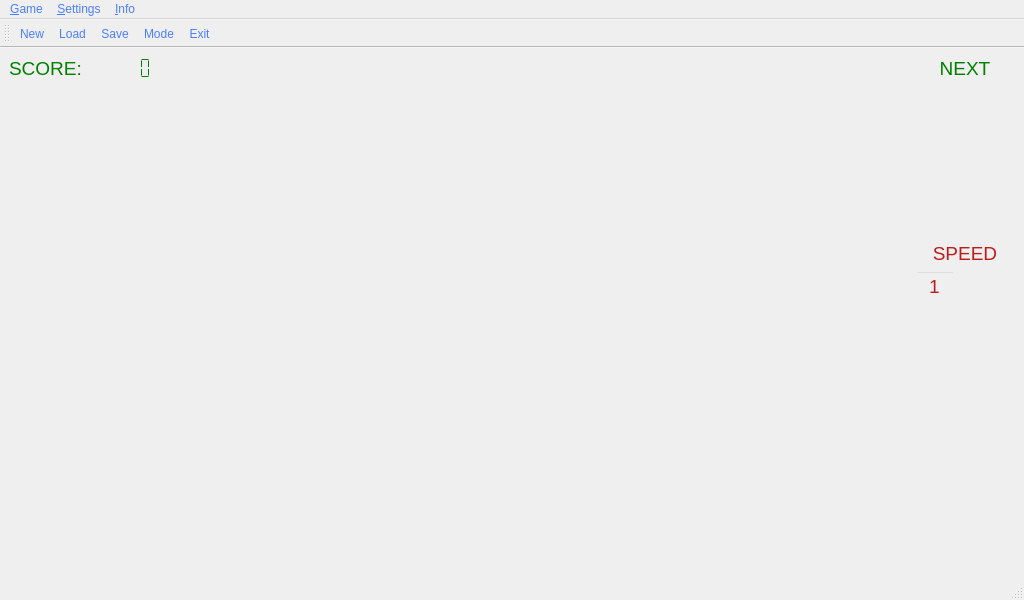
<?xml version="1.0" encoding="UTF-8"?>
<ui version="4.0">
 <class>MainWindow</class>
 <widget class="QMainWindow" name="MainWindow">
  <property name="geometry">
   <rect>
    <x>0</x>
    <y>0</y>
    <width>1024</width>
    <height>600</height>
   </rect>
  </property>
  <property name="windowTitle">
   <string>MyTetris</string>
  </property>
  <property name="windowIcon">
   <iconset resource="Resurses.qrc">
    <normaloff>:/Images/Images/main.svg</normaloff>:/Images/Images/main.svg</iconset>
  </property>
  <property name="autoFillBackground">
   <bool>false</bool>
  </property>
  <property name="styleSheet">
   <string notr="true">background-image: url(:/Images/Images/back.jpg);
color: #4B7FFF;</string>
  </property>
  <widget class="QWidget" name="centralwidget">
   <property name="font">
    <font>
     <pointsize>14</pointsize>
    </font>
   </property>
   <property name="styleSheet">
    <string notr="true">	background: rgba(255, 255, 255, 0.0);;
	color:green;</string>
   </property>
   <layout class="QGridLayout" name="gridLayout" columnstretch="0,1,0">
    <item row="0" column="1" rowspan="2">
     <widget class="QWidget" name="sceneView" native="true">
      <property name="minimumSize">
       <size>
        <width>300</width>
        <height>400</height>
       </size>
      </property>
      <property name="focusPolicy">
       <enum>Qt::StrongFocus</enum>
      </property>
     </widget>
    </item>
    <item row="1" column="0">
     <spacer name="verticalSpacer">
      <property name="orientation">
       <enum>Qt::Vertical</enum>
      </property>
      <property name="sizeHint" stdset="0">
       <size>
        <width>20</width>
        <height>40</height>
       </size>
      </property>
     </spacer>
    </item>
    <item row="0" column="0">
     <layout class="QHBoxLayout" name="horizontalLayout">
      <item>
       <widget class="QLabel" name="scoreStr">
        <property name="font">
         <font>
          <pointsize>14</pointsize>
         </font>
        </property>
        <property name="styleSheet">
         <string notr="true"/>
        </property>
        <property name="text">
         <string>SCORE: </string>
        </property>
       </widget>
      </item>
      <item>
       <widget class="QLCDNumber" name="scoreNum">
        <property name="frameShape">
         <enum>QFrame::NoFrame</enum>
        </property>
        <property name="smallDecimalPoint">
         <bool>false</bool>
        </property>
        <property name="digitCount">
         <number>5</number>
        </property>
        <property name="segmentStyle">
         <enum>QLCDNumber::Flat</enum>
        </property>
       </widget>
      </item>
     </layout>
    </item>
    <item row="0" column="2" rowspan="2">
     <layout class="QVBoxLayout" name="verticalLayout">
      <item>
       <widget class="QLabel" name="nextStr">
        <property name="font">
         <font>
          <pointsize>14</pointsize>
         </font>
        </property>
        <property name="toolTip">
         <string>next figure</string>
        </property>
        <property name="styleSheet">
         <string notr="true"/>
        </property>
        <property name="text">
         <string>NEXT</string>
        </property>
        <property name="alignment">
         <set>Qt::AlignCenter</set>
        </property>
       </widget>
      </item>
      <item>
       <widget class="QLabel" name="Lab1_3">
        <property name="sizePolicy">
         <sizepolicy hsizetype="Fixed" vsizetype="Fixed">
          <horstretch>0</horstretch>
          <verstretch>0</verstretch>
         </sizepolicy>
        </property>
        <property name="minimumSize">
         <size>
          <width>100</width>
          <height>150</height>
         </size>
        </property>
        <property name="font">
         <font>
          <pointsize>14</pointsize>
         </font>
        </property>
        <property name="toolTip">
         <string>nest figure</string>
        </property>
        <property name="styleSheet">
         <string notr="true"/>
        </property>
        <property name="text">
         <string/>
        </property>
       </widget>
      </item>
      <item>
       <widget class="QLabel" name="speedStr">
        <property name="font">
         <font>
          <pointsize>14</pointsize>
         </font>
        </property>
        <property name="contextMenuPolicy">
         <enum>Qt::NoContextMenu</enum>
        </property>
        <property name="toolTip">
         <string>game speed</string>
        </property>
        <property name="styleSheet">
         <string notr="true">QLabel#speedStr{
color: #BB1D1D;
}</string>
        </property>
        <property name="text">
         <string>SPEED</string>
        </property>
        <property name="alignment">
         <set>Qt::AlignCenter</set>
        </property>
       </widget>
      </item>
      <item>
       <widget class="QLineEdit" name="speedNum">
        <property name="sizePolicy">
         <sizepolicy hsizetype="Fixed" vsizetype="Fixed">
          <horstretch>0</horstretch>
          <verstretch>0</verstretch>
         </sizepolicy>
        </property>
        <property name="minimumSize">
         <size>
          <width>20</width>
          <height>10</height>
         </size>
        </property>
        <property name="maximumSize">
         <size>
          <width>40</width>
          <height>30</height>
         </size>
        </property>
        <property name="font">
         <font>
          <pointsize>14</pointsize>
         </font>
        </property>
        <property name="toolTip">
         <string>game speed</string>
        </property>
        <property name="styleSheet">
         <string notr="true">QLineEdit#speedNum{
color:#BB1D1D;
}</string>
        </property>
        <property name="inputMethodHints">
         <set>Qt::ImhDigitsOnly</set>
        </property>
        <property name="text">
         <string>1</string>
        </property>
        <property name="maxLength">
         <number>1</number>
        </property>
        <property name="alignment">
         <set>Qt::AlignCenter</set>
        </property>
        <property name="placeholderText">
         <string>1</string>
        </property>
       </widget>
      </item>
      <item>
       <spacer name="verticalSpacer_2">
        <property name="orientation">
         <enum>Qt::Vertical</enum>
        </property>
        <property name="sizeHint" stdset="0">
         <size>
          <width>20</width>
          <height>40</height>
         </size>
        </property>
       </spacer>
      </item>
     </layout>
    </item>
   </layout>
  </widget>
  <widget class="QMenuBar" name="menubar">
   <property name="geometry">
    <rect>
     <x>0</x>
     <y>0</y>
     <width>1024</width>
     <height>26</height>
    </rect>
   </property>
   <widget class="QMenu" name="menuGame">
    <property name="title">
     <string>&amp;Game</string>
    </property>
    <addaction name="actionNew_Game"/>
    <addaction name="actionLoad"/>
    <addaction name="actionSave"/>
    <addaction name="actionExit"/>
   </widget>
   <widget class="QMenu" name="menuInfo">
    <property name="title">
     <string>&amp;Info</string>
    </property>
    <addaction name="actionAbout"/>
   </widget>
   <widget class="QMenu" name="menuSettings">
    <property name="title">
     <string>&amp;Settings</string>
    </property>
    <addaction name="actionMode"/>
   </widget>
   <addaction name="menuGame"/>
   <addaction name="menuSettings"/>
   <addaction name="menuInfo"/>
  </widget>
  <widget class="QStatusBar" name="statusbar"/>
  <widget class="QToolBar" name="toolBar">
   <property name="windowTitle">
    <string>toolBar</string>
   </property>
   <property name="styleSheet">
    <string notr="true">background-color: rgba(46, 38, 38, 0);</string>
   </property>
   <attribute name="toolBarArea">
    <enum>TopToolBarArea</enum>
   </attribute>
   <attribute name="toolBarBreak">
    <bool>false</bool>
   </attribute>
   <addaction name="actionNew_Game"/>
   <addaction name="actionLoad"/>
   <addaction name="actionSave"/>
   <addaction name="actionMode"/>
   <addaction name="actionExit"/>
  </widget>
  <action name="actionNew_Game">
   <property name="icon">
    <iconset resource="Resurses.qrc">
     <normaloff>:/Images/Images/new.svg</normaloff>:/Images/Images/new.svg</iconset>
   </property>
   <property name="text">
    <string>&amp;New</string>
   </property>
  </action>
  <action name="actionLoad">
   <property name="icon">
    <iconset resource="Resurses.qrc">
     <normaloff>:/Images/Images/load.ico</normaloff>:/Images/Images/load.ico</iconset>
   </property>
   <property name="text">
    <string>&amp;Load</string>
   </property>
   <property name="shortcut">
    <string>Ctrl+L</string>
   </property>
  </action>
  <action name="actionSave">
   <property name="icon">
    <iconset resource="Resurses.qrc">
     <normaloff>:/Images/Images/save.ico</normaloff>:/Images/Images/save.ico</iconset>
   </property>
   <property name="text">
    <string>&amp;Save</string>
   </property>
  </action>
  <action name="actionExit">
   <property name="icon">
    <iconset resource="Resurses.qrc">
     <normaloff>:/Images/Images/exit.svg</normaloff>:/Images/Images/exit.svg</iconset>
   </property>
   <property name="text">
    <string>&amp;Exit</string>
   </property>
  </action>
  <action name="actionAbout">
   <property name="icon">
    <iconset resource="Resurses.qrc">
     <normaloff>:/Images/Images/info.ico</normaloff>:/Images/Images/info.ico</iconset>
   </property>
   <property name="text">
    <string>&amp;About</string>
   </property>
  </action>
  <action name="actionMode">
   <property name="icon">
    <iconset resource="Resurses.qrc">
     <normaloff>:/Images/Images/mode.svg</normaloff>:/Images/Images/mode.svg</iconset>
   </property>
   <property name="text">
    <string>&amp;Mode</string>
   </property>
  </action>
 </widget>
 <resources>
  <include location="Resurses.qrc"/>
 </resources>
 <connections/>
</ui>
